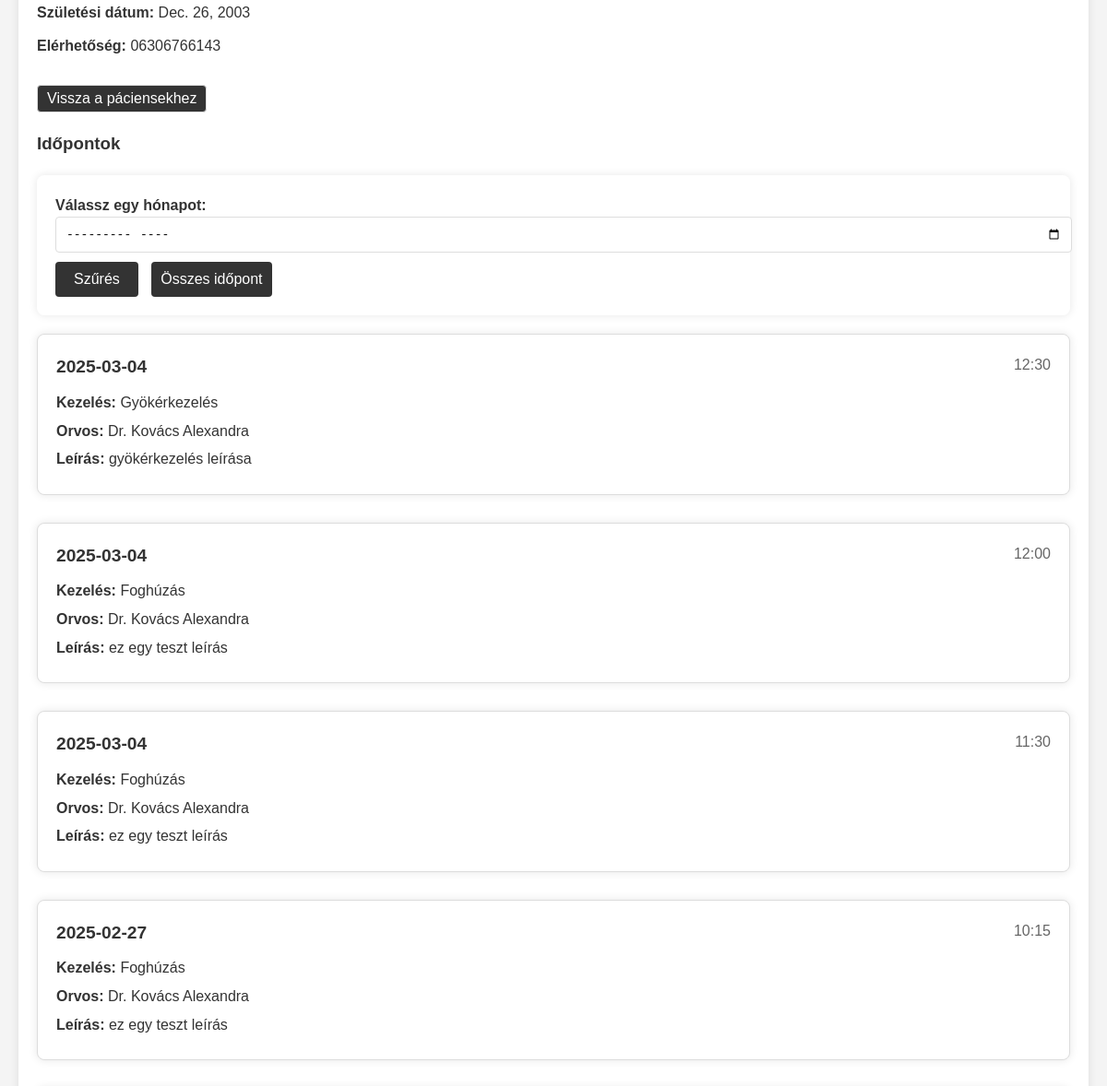
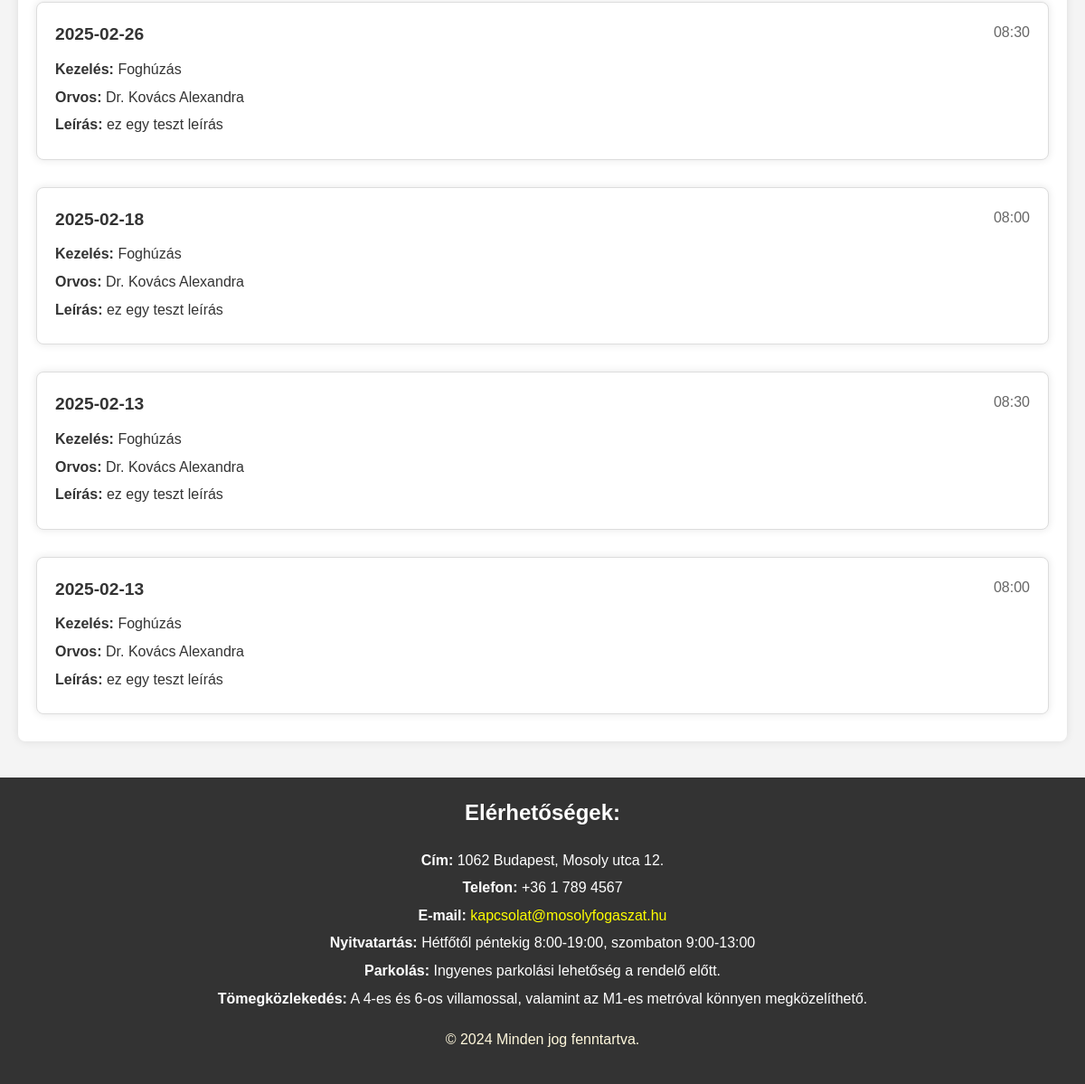
Before: /patients/46918e9b-2410-4db0-8b5c-3090ac6ab9ab/ (signed in, lower part) with the older database file (2 pictures, top to bottom).
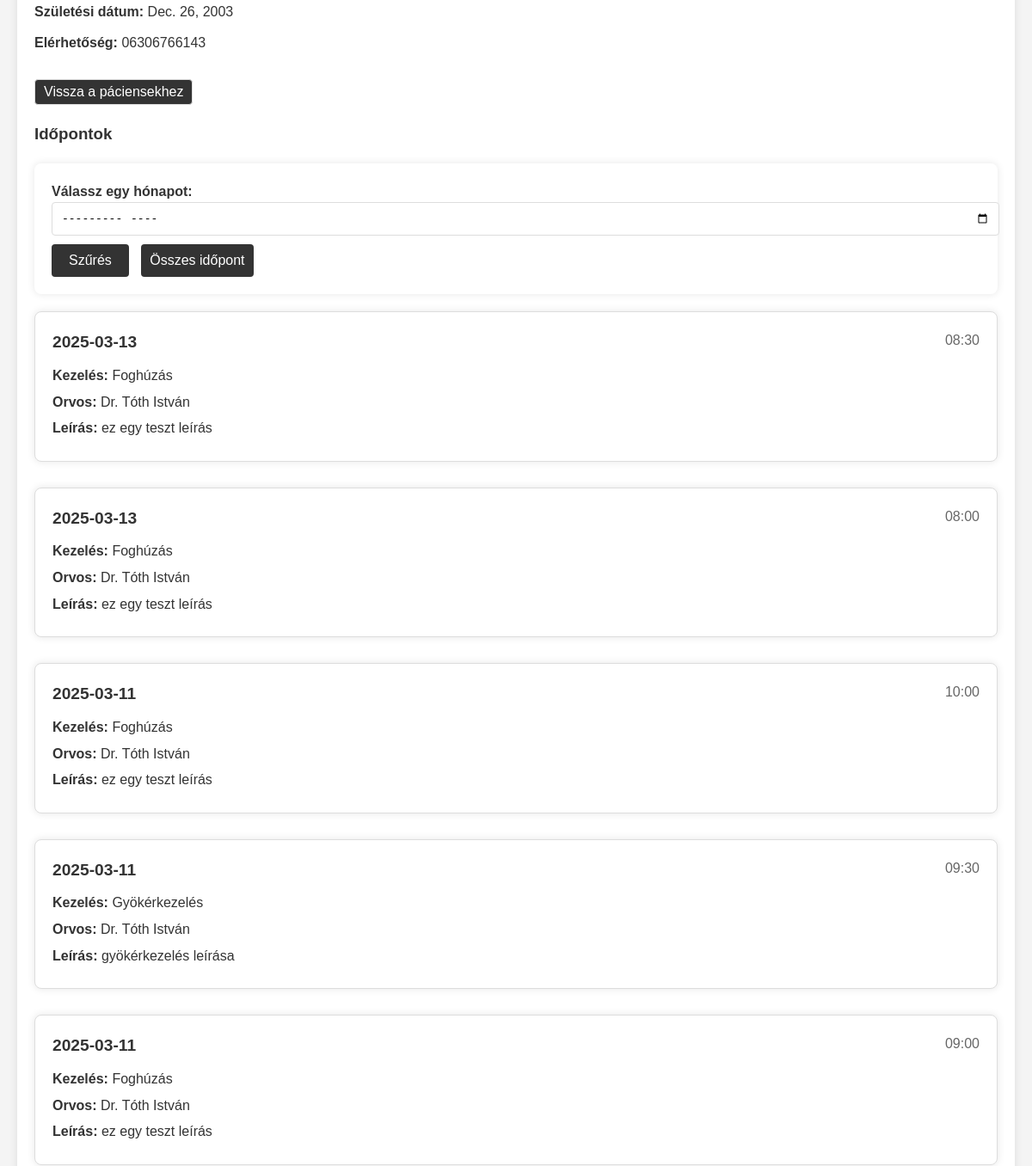
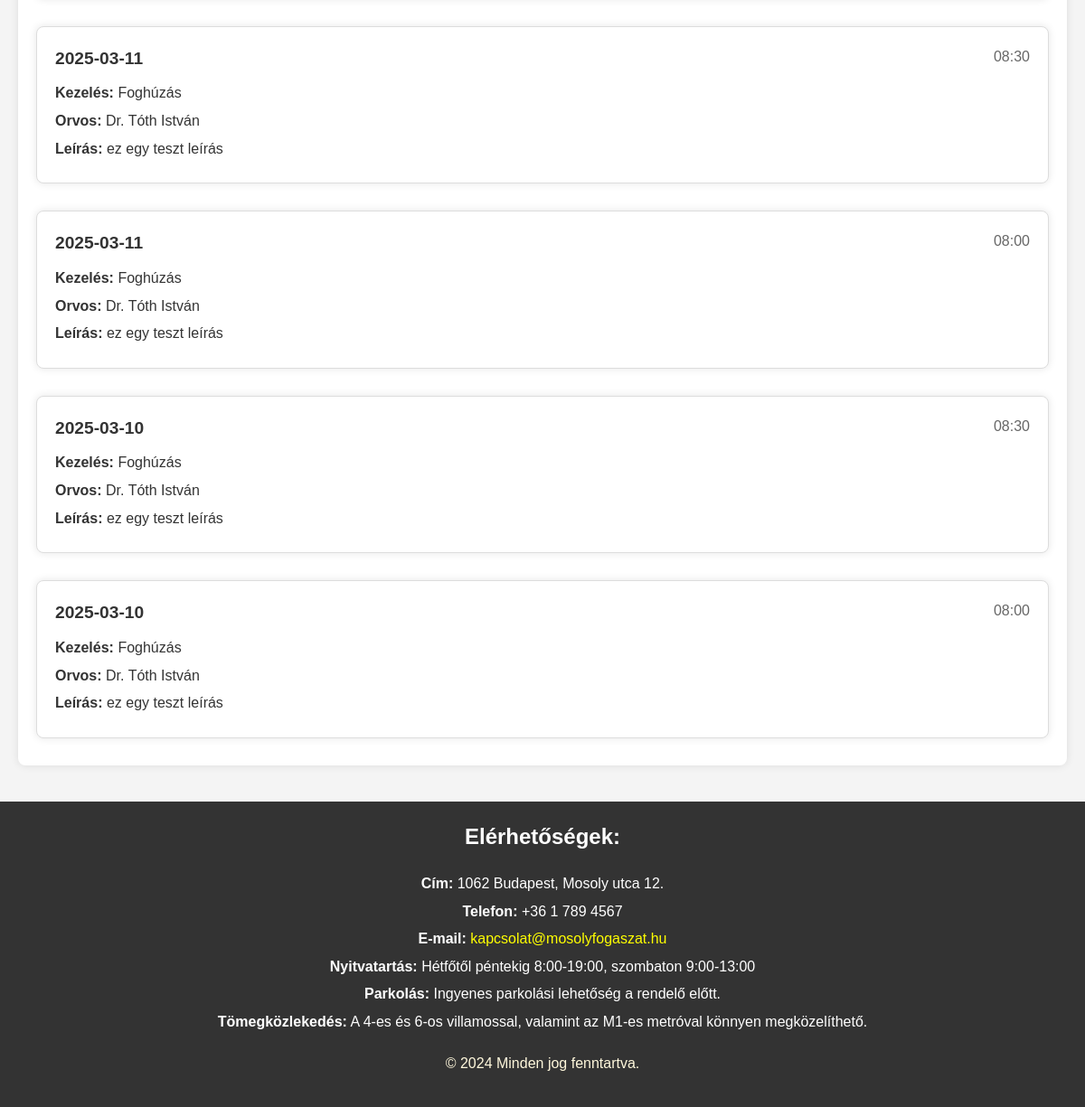
After: the same page with the newer database file (2 pictures, top to bottom).
### rendeloweboldal/models.py (models this page shows, shortened)
class Appointment(models.Model):
    id = models.UUIDField(primary_key=True, default=uuid4, editable=False)  # FHIR resource identifier
    patient = models.CharField(max_length=64, null=True, blank=True)  # Az időpontot foglaló páciens azonosítója
    practitioner = models.ForeignKey(Doctor, on_delete=models.CASCADE)  # Link to Practitioner resource
    treatment = models.ForeignKey(Treatment, on_delete=models.SET_NULL, null=True, blank=True)  # Link to Treatment
    start = models.DateTimeField()  # Kezdési időpont
    end = models.DateTimeField()  # Befejezési időpont
    status = models.CharField(max_length=64, null=True, blank=True)  # Időpont státusza (pl. foglalt, elérhető)
    custom_description = models.TextField(null=True, blank=True)  # Egyéb információk

class Treatment(models.Model):
    id = models.UUIDField(primary_key=True, default=uuid4, editable=False)  # FHIR resource identifier
    name = models.CharField(max_length=255)  # FHIR 'name' field
    description = models.TextField()  # FHIR 'description' field
    duration = models.DurationField(null=True, blank=True)  # Kezelés hossza (opcionális)
    price = models.DecimalField(max_digits=10, decimal_places=0)  # Ár

class Doctor(models.Model):
    id = models.CharField(max_length=64, primary_key=True)  # FHIR resource identifier
    name = models.CharField(max_length=255)
    photo = models.ImageField(upload_to='doctor_pictures/', null=True, blank=True)  # FHIR 'photo' field
    qualification = models.TextField(null=True, blank=True)  # FHIR 'qualification' field

### rendeloweboldal/views.py (the view)
# urls.py: path('patients/<str:patient_id>/', views.patient_detail_view, name='patient_detail'),
@login_required
def patient_detail_view(request, patient_id):
    if not (request.user.is_staff and not request.user.is_superuser):
        return redirect('home')
    patient = get_object_or_404(Patient, id=patient_id)
    appointments = Appointment.objects.filter(patient=patient_id).order_by('-start')
    month = request.GET.get('month')
    if month:
        year, month = map(int, month.split('-'))
        appointments = appointments.filter(start__year=year, start__month=month)
    return render(request, 'patient_detail.html', {'patient': patient, 'appointments': appointments})

### rendeloweboldal/templates/patient_detail.html (shortened to what this page needs)
{% extends "base.html" %}
{% load static %}
{% block content %}
<section class="patient-detail">
    <div class="patient-info">
        <p><strong>Születési dátum:</strong> {{ patient.birthDate }}</p>
        <p><strong>Elérhetőség:</strong> {{ patient.telecom }}</p>
    </div>
    <button class="button-like" onclick="goToPatients()">Vissza a páciensekhez</button>
    <h3>Időpontok</h3>
    <form method="get" action="{% url 'patient_detail' patient.id %}">
        <label for="month">Válassz egy hónapot:</label>
        <input type="month" id="month" name="month" value="{{ request.GET.month }}">
        <button type="submit">Szűrés</button>
        <button type="button" onclick="showAllAppointments()">Összes időpont</button>
    </form>
    <div class="appointments">
        {% for appointment in appointments %}
        <div class="appointment">
            <div class="appointment-header">
                <span class="appointment-date">{{ appointment.start|date:"Y-m-d" }}</span>
                <span class="appointment-time">{{ appointment.start|date:"H:i" }}</span>
            </div>
            <p><strong>Kezelés:</strong> {{ appointment.treatment.name }}</p>
            <p><strong>Orvos:</strong> {{ appointment.practitioner.name }}</p>
            <p><strong>Leírás:</strong> {{ appointment.treatment.description }}</p>
        </div>
        {% endfor %}
    </div>
</section>
{% endblock %}

Changed rows visible on the page:
removed Appointment: start "2025-03-04", start "12:30", treatment.name "Gyökérkezelés", practitioner.name "Dr. Kovács Alexandra", treatment.description "gyökérkezelés leírása"
removed Appointment: start "2025-03-04", start "12:00", treatment.name "Foghúzás", practitioner.name "Dr. Kovács Alexandra", treatment.description "ez egy teszt leírás"
removed Appointment: start "2025-03-04", start "11:30", treatment.name "Foghúzás", practitioner.name "Dr. Kovács Alexandra", treatment.description "ez egy teszt leírás"
removed Appointment: start "2025-02-27", start "10:15", treatment.name "Foghúzás", practitioner.name "Dr. Kovács Alexandra", treatment.description "ez egy teszt leírás"
removed Appointment: start "2025-02-26", start "08:30", treatment.name "Foghúzás", practitioner.name "Dr. Kovács Alexandra", treatment.description "ez egy teszt leírás"
removed Appointment: start "2025-02-18", start "08:00", treatment.name "Foghúzás", practitioner.name "Dr. Kovács Alexandra", treatment.description "ez egy teszt leírás"
removed Appointment: start "2025-02-13", start "08:30", treatment.name "Foghúzás", practitioner.name "Dr. Kovács Alexandra", treatment.description "ez egy teszt leírás"
removed Appointment: start "2025-02-13", start "08:00", treatment.name "Foghúzás", practitioner.name "Dr. Kovács Alexandra", treatment.description "ez egy teszt leírás"
added Appointment: start "2025-03-13", start "08:30", treatment.name "Foghúzás", practitioner.name "Dr. Tóth István", treatment.description "ez egy teszt leírás"
added Appointment: start "2025-03-13", start "08:00", treatment.name "Foghúzás", practitioner.name "Dr. Tóth István", treatment.description "ez egy teszt leírás"
added Appointment: start "2025-03-11", start "10:00", treatment.name "Foghúzás", practitioner.name "Dr. Tóth István", treatment.description "ez egy teszt leírás"
added Appointment: start "2025-03-11", start "09:30", treatment.name "Gyökérkezelés", practitioner.name "Dr. Tóth István", treatment.description "gyökérkezelés leírása"
added Appointment: start "2025-03-11", start "09:00", treatment.name "Foghúzás", practitioner.name "Dr. Tóth István", treatment.description "ez egy teszt leírás"
added Appointment: start "2025-03-11", start "08:30", treatment.name "Foghúzás", practitioner.name "Dr. Tóth István", treatment.description "ez egy teszt leírás"
added Appointment: start "2025-03-11", start "08:00", treatment.name "Foghúzás", practitioner.name "Dr. Tóth István", treatment.description "ez egy teszt leírás"
added Appointment: start "2025-03-10", start "08:30", treatment.name "Foghúzás", practitioner.name "Dr. Tóth István", treatment.description "ez egy teszt leírás"
added Appointment: start "2025-03-10", start "08:00", treatment.name "Foghúzás", practitioner.name "Dr. Tóth István", treatment.description "ez egy teszt leírás"
